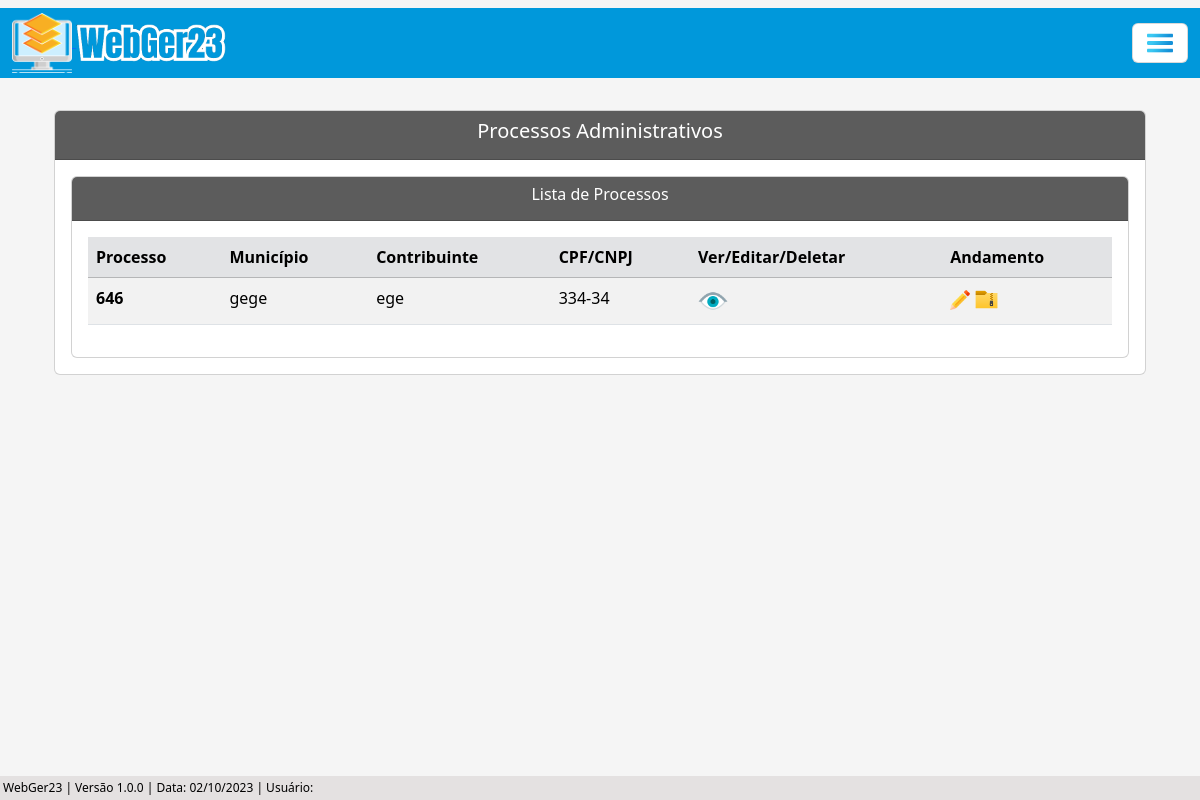
The page /listar/processo-adm/ on the database its author committed.
### processo/models.py (models this page shows, shortened)
class Base(models.Model): # Classe base, será herdada pelas outras classes
    data_criacao = models.DateField('data_criação', auto_now_add=True)
    data_alteracao = models.DateField('Alterado', auto_now=True)
    ativo = models.BooleanField('Ativo?', default=True)
    class Meta:
        abstract = True

class ProcessoAdm(Base):
    tipo_pessoas = (
        ('Física', 'Física'), ('Jurídica', 'Jurídica'),
    )
    criador_processo_adm = models.ForeignKey(get_user_model(), verbose_name='Usuário Criador', on_delete=models.CASCADE) # Usuário que criou o processo, utilizando chave primária com o get_user_model do django, para utilizar o usuário logado automaticamente
    numero = models.CharField(unique=True, verbose_name='N°', max_length=10) # Número do processo
    municipio = models.CharField(max_length=50, verbose_name='Município') # Município
    uf = models.CharField(max_length=2) # UF
    data_inicial = models.DateField(blank=True, null=True) # Data Inicial do Período do processo
    data_final = models.DateField(blank=True, null=True) # Data final do Período do processo
    data_div_ativa = models.DateField(blank=True, null=True) # Data dívida ativa
    valor_atributo = models.CharField(max_length=14, blank=True, null=True)  # Valor do atributo
    valor_multa = models.CharField(max_length=14, blank=True, null=True) # Valor da multa
    valor_credito = models.CharField(max_length=14, blank=True, null=True) # Valor do crédito
    valor_atualizado = models.CharField(max_length=14, blank=True, null=True) # Valor do atualizado
    data_valor_atualizado = models.DateField(blank=True, null=True) # Data valor atualizado
    nome_contribuinte = models.CharField(max_length=50)  # Nome / Razão Social
    tipo_pessoa = models.CharField(max_length=50, choices=tipo_pessoas) # Física / Jurídica # Utiliza choices(escolhas) para selecionar o tipo de pessoas
    documento = models.CharField(max_length=20, verbose_name='CPF/CNPJ', unique=True) # CPF / CNPJ
    nome_fantasia = models.CharField(max_length=50, blank=True, null=True) # Nome Fantasia
    email = models.EmailField(max_length=50, blank=True, null=True) # E-mail
    endereco = models.CharField(max_length=150) # Rua
    complemento = models.CharField(max_length=50, blank=True, null=True) # Complemento
    municipio_contribuinte = models.CharField(max_length=50, blank=True, null=True) # Município Contribuinte
    uf_contribuinte = models.CharField(max_length=2, verbose_name='UF', blank=True, null=True) # UF Contribuinte
    cep = models.CharField(max_length=10, blank=True, null=True) # CEP
    telefone = models.CharField(max_length=20, blank=True, null=True) # Telefone
    celular = models.CharField(max_length=20, blank=True, null=True) # Celular

### processo/views.py (the view)
# urls.py: path('listar/processo-adm/', ProcessoAdmList.as_view(), name='proc-adm-list'),
class ProcessoAdmList(ListView):
    model = ProcessoAdm
    template_name = 'processos/lists/processo_adm_list.html'

### processo/templates/processos/lists/processo_adm_list.html (shortened to what this page needs)
{% extends 'index.html' %}
{% load static %}
{% block conteudo %}
    <div class="container p-4">
        <div class="card">
            <div class="card-header text-white" style="background-color: #5c5c5c;">
                <h5 style="text-align: center;">Processos Administrativos</h5>
            </div>
            <div class="card-body">
                <div class="card">
                    <div class="card-header text-white" style="background-color: #5c5c5c;; text-align: center;">
                    <h6>Lista de Processos</h6>
                    </div>
                    <div class="card-body">
                        <div class="table-responsive">
                            <table class="table table-striped" id="tabela-listar">
                                <thead>
                                    <tr class="table-secondary">
                                        <th>Processo</th>
                                        <th>Município</th>
                                        <th>Contribuinte</th>
                                        <th>CPF/CNPJ</th>
                                        <th>Ver/Editar/Deletar</th>
                                        <th>Andamento</th>
                                    </tr>
                                </thead>
                                <tbody>
                                    {% for processo in object_list %}
                                    <tr>
                                        <td><b>{{ processo.numero }}</b></td>
                                        <td>{{ processo.municipio }}</td>
                                        <td>{{ processo.nome_contribuinte }}</td>
                                        <td>{{ processo.documento }}</td>
                                            <td>
                                                <a href="{% url 'proc-adm-view' processo.pk %}"><img src="{% static 'img/olho3.png' %}" width="30"></i></a>
                                            </td>
                                        <td>
                                            <a href="{% url 'andamento-adm-list-update' processo.pk %}"><img src="{% static 'img/botao-editar.png' %}" width="20"></a>
                                            <a href="{% url 'andamento-adm-list' processo.pk %}"><img src="{% static 'img/arquivo.png' %}" width="25"></a>
                                        </td>
                                    </tr>
                                    {% endfor %}
                                </tbody>
                            </table>
                        </div>
                    </div>
                </div>
            </div>
        </div>
    </div>
    <br>
    {% endblock %}

### core/static/css/estilos.css (style rules this page uses)
body { background-color: whitesmoke; margin: 0; padding: 0; display: flex; flex-direction: column; min-height: 100vh; position: relative; }

### rows shown on the page
ProcessoAdm: numero "646", municipio "gege", nome_contribuinte "ege", documento "334-34"
